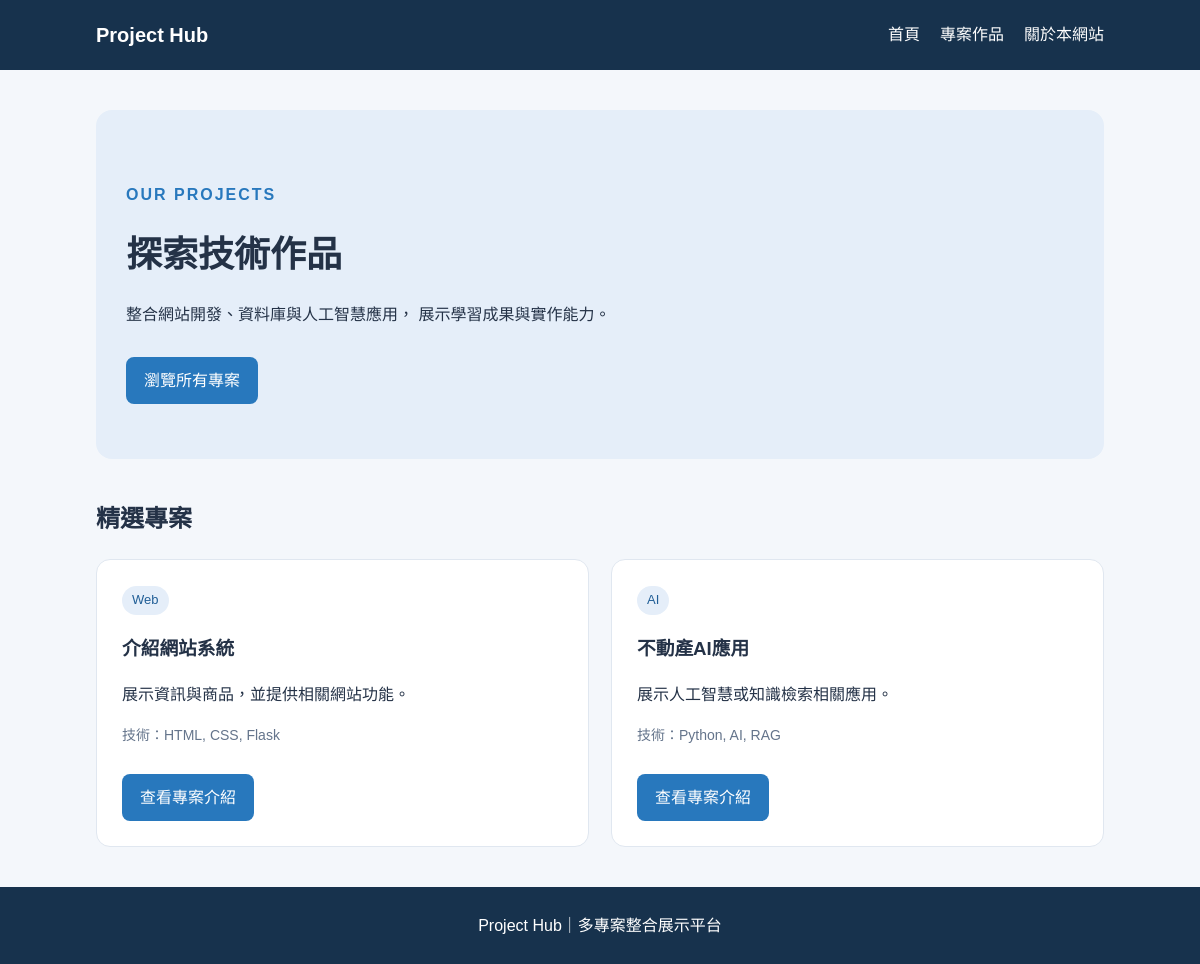
Before: / with the older database file.
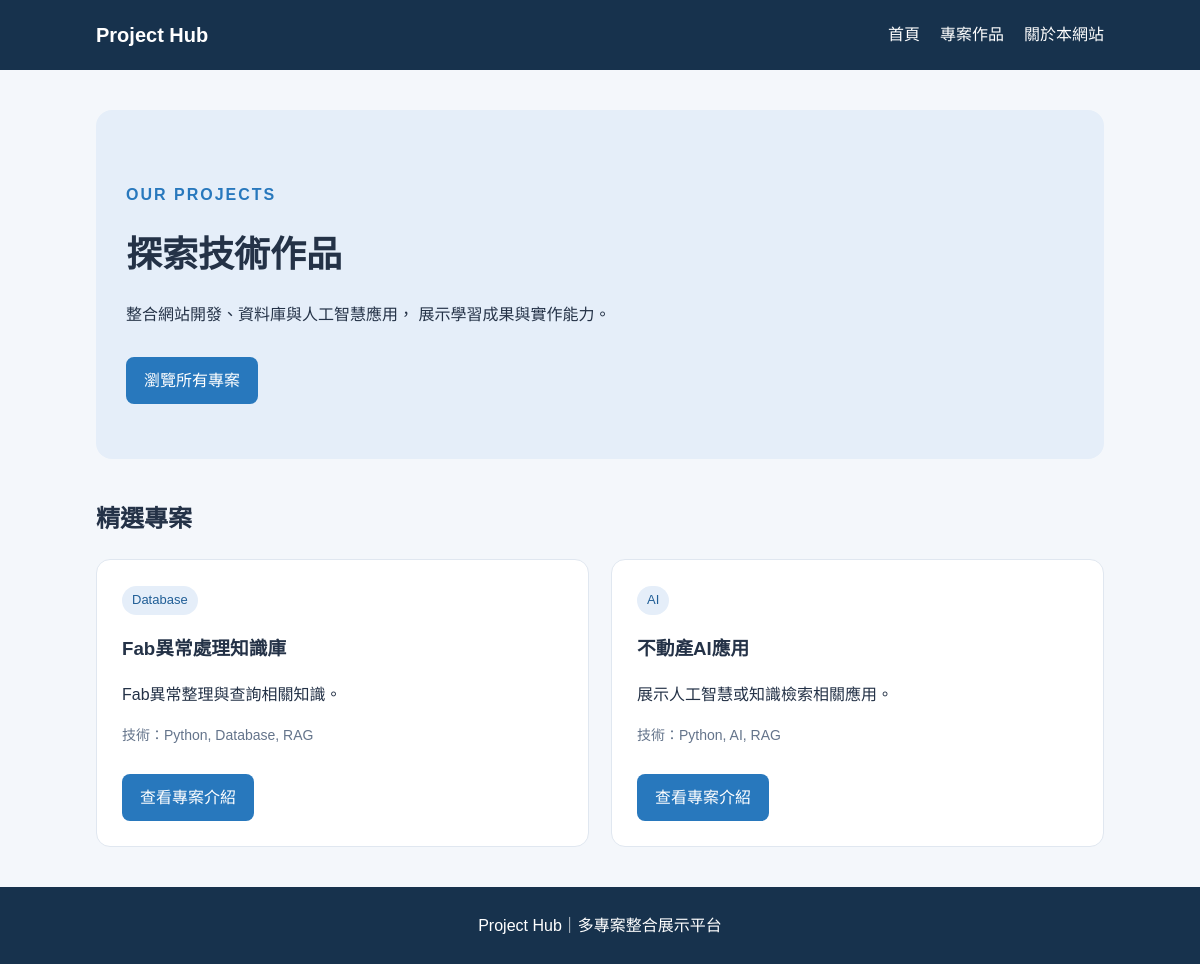
After: the same page with the newer database file.
### tables this page shows
CREATE TABLE projects (
    id INTEGER PRIMARY KEY AUTOINCREMENT,
    title TEXT NOT NULL,
    category TEXT NOT NULL,
    description TEXT NOT NULL,
    tech_stack TEXT,
    demo_url TEXT,
    github_url TEXT,
    image_url TEXT,
    status TEXT DEFAULT '開發中',
    featured INTEGER DEFAULT 0
, demo_url_2 TEXT);

### app.py (the view)
@app.route("/")
def index():
    conn = get_db_connection()
    projects = conn.execute(
        "SELECT * FROM projects WHERE featured = 1"
    ).fetchall()
    conn.close()
    return render_template(
        "index.html",
        projects=projects
    )

### app.py (called while the page is built)
def get_db_connection():
    conn = sqlite3.connect("database.db")
    conn.row_factory = sqlite3.Row
    return conn

### templates/index.html (shortened to what this page needs)
{% extends "base.html" %}
{% block content %}
<section class="hero">
    <p class="eyebrow">OUR PROJECTS</p>
    <h1>探索技術作品</h1>
    <p>
        整合網站開發、資料庫與人工智慧應用，
        展示學習成果與實作能力。
    </p>
    <a class="button" href="{{ url_for('project_list') }}">
        瀏覽所有專案
    </a>
</section>
<section>
    <h2>精選專案</h2>
    <div class="project-grid">
        {% for project in projects %}
        <article class="project-card">
            <span class="category">
                {{ project["category"] }}
            </span>
            <h3>{{ project["title"] }}</h3>
            <p>{{ project["description"] }}</p>
            <p class="tech">
                技術：{{ project["tech_stack"] }}
            </p>
            <a class="button"
               href="{{ url_for('project_detail',
                               project_id=project['id']) }}">
                查看專案介紹
            </a>
        </article>
        {% else %}
        <p>目前還沒有精選專案。</p>
        {% endfor %}
    </div>
</section>
{% endblock %}

### templates/base.html (shortened to what this page needs)
<!DOCTYPE html>
<html lang="zh-Hant">
<head>
    <link rel="stylesheet"
          href="{{ url_for('static', filename='css/style.css') }}">
</head>
<body>
    <header class="navbar">
        <a class="logo" href="{{ url_for('index') }}">
            Project Hub
        </a>
        <nav>
            <a href="{{ url_for('index') }}">首頁</a>
            <a href="{{ url_for('project_list') }}">專案作品</a>
            <a href="{{ url_for('about') }}">關於本網站</a>
        </nav>
    </header>
    <main class="container">
        {% block content %}{% endblock %}
    </main>
    <footer class="footer">
        Project Hub｜多專案整合展示平台
    </footer>
</body>
</html>

### static/css/style.css (style rules this page uses)
* { box-sizing: border-box; }
body { margin: 0; font-family: Arial, "Microsoft JhengHei", sans-serif; color: #243247; background: #f4f7fb; line-height: 1.7; }
.navbar { display: flex; justify-content: space-between; align-items: center; gap: 20px; padding: 18px 8%; background: #17324d; color: white; }
.logo { font-size: 20px; font-weight: bold; color: white; text-decoration: none; }
.navbar nav { display: flex; flex-wrap: wrap; gap: 20px; }
.navbar nav a { color: white; text-decoration: none; }
.container { width: 84%; max-width: 1100px; margin: 40px auto; min-height: 65vh; }
.hero { padding: 55px 30px; margin-bottom: 40px; background: #e5eef9; border-radius: 16px; }
.hero h1 { font-size: 36px; margin: 8px 0; }
.eyebrow { color: #2878bd; font-weight: bold; letter-spacing: 2px; }
.project-grid { display: grid; grid-template-columns: repeat(2, minmax(0, 1fr)); gap: 22px; }
.project-card, .detail-card { background: white; padding: 25px; border: 1px solid #e0e7f0; border-radius: 14px; }
.project-card h2, .project-card h3 { margin-bottom: 8px; }
.category { display: inline-block; padding: 3px 10px; border-radius: 20px; background: #e5eef9; color: #205e96; font-size: 13px; }
.tech, .status { color: #64748b; font-size: 14px; }
.button { display: inline-block; margin-top: 12px; padding: 10px 18px; background: #2878bd; color: white; text-decoration: none; border-radius: 8px; }
.footer { padding: 25px; text-align: center; background: #17324d; color: white; }

Changed rows visible on the page:
no longer on this page (row edited): projects: category "Web", title "介紹網站系統", description "展示資訊與商品，並提供相關網站功能。", tech_stack "HTML, CSS, Flask"
now on this page (row edited): projects: category "Database", title "Fab異常處理知識庫", description "Fab異常整理與查詢相關知識。", tech_stack "Python, Database, RAG"
